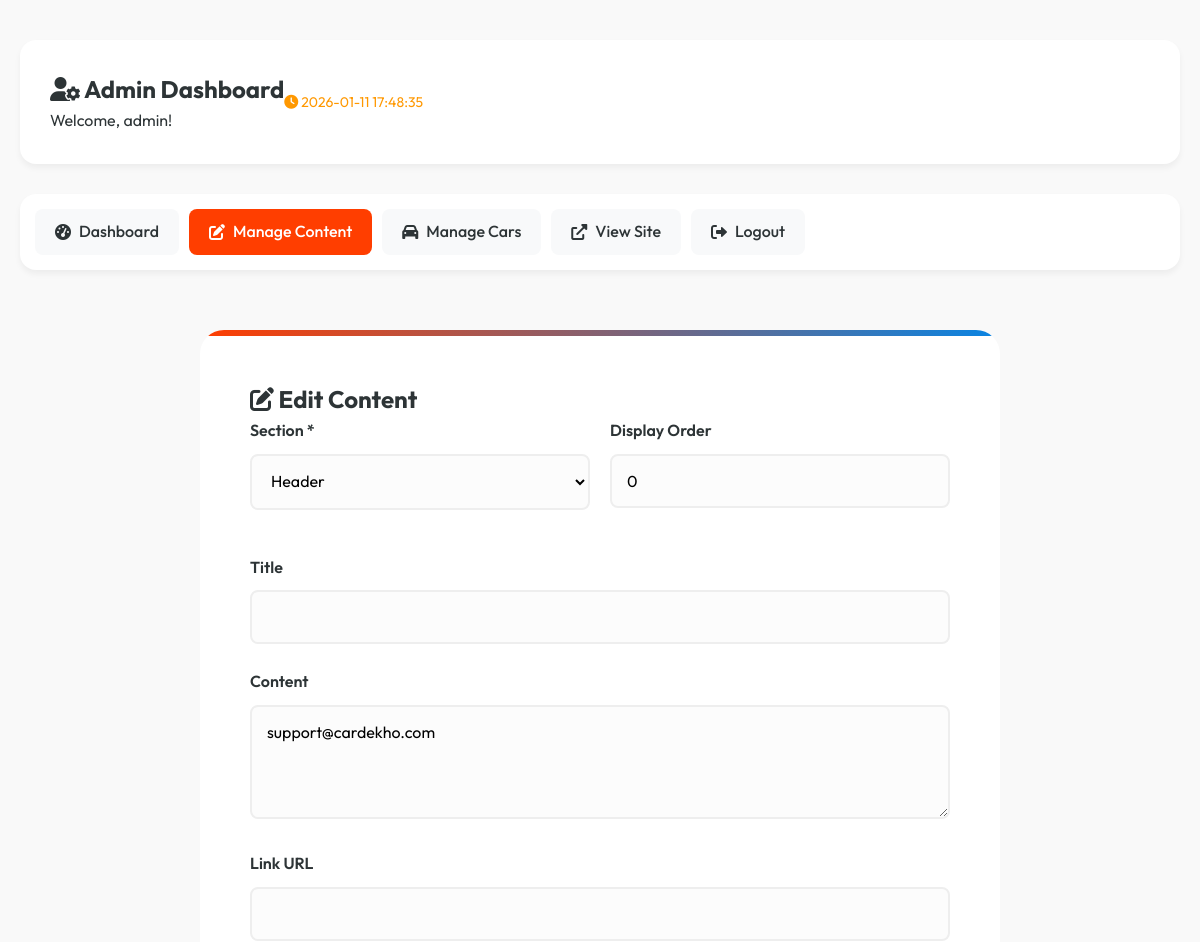
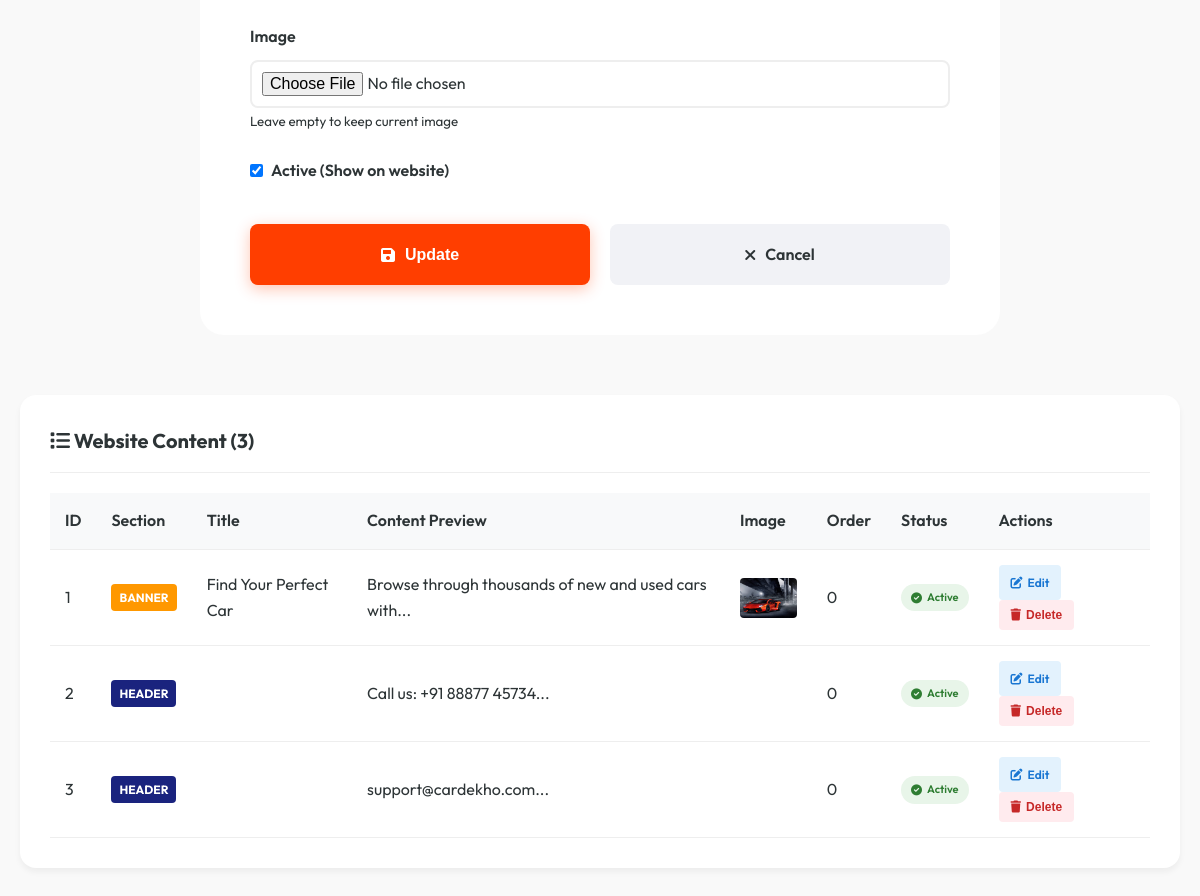
The app's page /admin/manage-content.php?edit=3 (signed in) with its own data (2 pictures, top to bottom).
### tables this page shows
CREATE TABLE `website_content` (
  `id` int NOT NULL AUTO_INCREMENT,
  `section` varchar(50) NOT NULL,
  `title` varchar(200) DEFAULT NULL,
  `content` text,
  `image_url` varchar(300) DEFAULT NULL,
  `link_url` varchar(300) DEFAULT NULL,
  `display_order` int DEFAULT '0',
  `is_active` tinyint(1) DEFAULT '1',
  `created_at` timestamp NULL DEFAULT CURRENT_TIMESTAMP,
  `updated_at` timestamp NULL DEFAULT CURRENT_TIMESTAMP ON UPDATE CURRENT_TIMESTAMP,
  PRIMARY KEY (`id`)
);

### admin/manage-content.php (the view, shortened to what this page needs)
<?php
$database = new Database();
$db = $database->getConnection();
$query = "SELECT * FROM website_content ORDER BY section, display_order";
$stmt = $db->prepare($query);
$stmt->execute();
$contents = $stmt->fetchAll(PDO::FETCH_ASSOC);
$edit_content = null;
if (isset($_GET['edit'])) {
    $query = "SELECT * FROM website_content WHERE id = :id";
    $stmt = $db->prepare($query);
    $stmt->bindParam(':id', $_GET['edit']);
    $stmt->execute();
    $edit_content = $stmt->fetch(PDO::FETCH_ASSOC);
}
$sections = ['header', 'banner', 'footer', 'cta', 'sidebar'];
?>
<!DOCTYPE html>
<html lang="en">
<head>
    <link rel="stylesheet" href="../css/style.css">
    <link rel="stylesheet" href="https://cdnjs.cloudflare.com/ajax/libs/font-awesome/6.0.0/css/all.min.css">
</head>
<body>
    <div class="admin-container">
        <?php include 'admin-header.php'; ?>
        <div class="admin-nav">
            <ul>
                <li><a href="index.php"><i class="fas fa-tachometer-alt"></i> Dashboard</a></li>
                <li><a href="manage-content.php" class="active"><i class="fas fa-edit"></i> Manage Content</a></li>
                <li><a href="manage-cars.php"><i class="fas fa-car"></i> Manage Cars</a></li>
                <li><a href="../index.php" target="_blank"><i class="fas fa-external-link-alt"></i> View Site</a></li>
                <li><a href="logout.php"><i class="fas fa-sign-out-alt"></i> Logout</a></li>
            </ul>
        </div>
        <div class="form-container">
            <h2><i class="fas fa-edit"></i> <?php echo $edit_content ? 'Edit Content' : 'Add New Content'; ?></h2>
            <form method="POST" action="" enctype="multipart/form-data">
                <div style="display: grid; grid-template-columns: repeat(auto-fit, minmax(250px, 1fr)); gap: 20px; margin-bottom: 20px;">
                    <div class="form-group">
                        <label for="section">Section *</label>
                        <select id="section" name="section" required>
                            <?php foreach ($sections as $section): ?>
                                <option value="<?php echo $section; ?>"
                                    <?php echo ($edit_content['section'] ?? '') == $section ? 'selected' : ''; ?>>
                                    <?php echo ucfirst($section); ?>
                                </option>
                            <?php endforeach; ?>
                        </select>
                    </div>
                    <div class="form-group">
                        <label for="display_order">Display Order</label>
                        <input type="number" id="display_order" name="display_order"
                               value="<?php echo htmlspecialchars($edit_content['display_order'] ?? 0); ?>">
                    </div>
                </div>
                <div class="form-group">
                    <label for="title">Title</label>
                    <input type="text" id="title" name="title"
                           value="<?php echo htmlspecialchars($edit_content['title'] ?? ''); ?>">
                </div>
                <div class="form-group">
                    <label for="content">Content</label>
                    <textarea id="content" name="content" rows="4"><?php echo htmlspecialchars($edit_content['content'] ?? ''); ?></textarea>
                </div>
                <div class="form-group">
                    <label for="link_url">Link URL</label>
                    <input type="url" id="link_url" name="link_url"
                           value="<?php echo htmlspecialchars($edit_content['link_url'] ?? ''); ?>">
                </div>
                <div class="form-group">
                    <label for="image">Image</label>
                    <input type="file" id="image" name="image" accept="image/*">
                    <small>Leave empty to keep current image</small>
                </div>
                <div class="form-group">
                    <label>
                        <input type="checkbox" name="is_active" value="1"
                               <?php echo ($edit_content['is_active'] ?? 1) ? 'checked' : ''; ?>>
                        Active (Show on website)
                    </label>
                </div>
                <div class="form-actions">
                    <button type="submit" class="btn-submit">
                        <i class="fas fa-save"></i> <?php echo $edit_content ? 'Update' : 'Add Content'; ?>
                    </button>
                    <?php if ($edit_content): ?>
                        <a href="manage-content.php" class="btn-reset">
                            <i class="fas fa-times"></i> Cancel
                        </a>
                    <?php endif; ?>
                </div>
            </form>
        </div>
        <div class="admin-table">
            <h2><i class="fas fa-list"></i> Website Content (<?php echo count($contents); ?>)</h2>
            <table>
                <thead>
                    <tr>
                        <th>ID</th>
                        <th>Section</th>
                        <th>Title</th>
                        <th>Content Preview</th>
                        <th>Image</th>
                        <th>Order</th>
                        <th>Status</th>
                        <th>Actions</th>
                    </tr>
                </thead>
                <tbody>
                    <?php foreach ($contents as $content): ?>
                        <tr>
                            <td><?php echo $content['id']; ?></td>
                            <td>
                                <span class="section-badge section-<?php echo $content['section']; ?>">
                                    <?php echo $content['section']; ?>
                                </span>
                            </td>
                            <td><?php echo htmlspecialchars(substr($content['title'] ?? '', 0, 30)); ?></td>
                            <td><?php echo htmlspecialchars(substr($content['content'] ?? '', 0, 50)) . '...'; ?></td>
                            <td>
                                <?php if ($content['image_url']): ?>
                                    <img src="../<?php echo $content['image_url']; ?>"
                                         style="width: 60px; height: 40px; object-fit: cover; border-radius: 4px;">
                                <?php endif; ?>
                            </td>
                            <td><?php echo $content['display_order']; ?></td>
                            <td>
                                <?php if ($content['is_active']): ?>
                                    <span class="status active"><i class="fas fa-check-circle"></i> Active</span>
                                <?php else: ?>
                                    <span class="status inactive"><i class="fas fa-times-circle"></i> Inactive</span>
                                <?php endif; ?>
                            </td>
                            <td>
                                <a href="?edit=<?php echo $content['id']; ?>" class="btn-edit">
                                    <i class="fas fa-edit"></i> Edit
                                </a>
                                <form method="POST" style="display: inline;" onsubmit="return confirm('Delete this content?');">
                                    <button type="submit" class="btn-delete">
                                        <i class="fas fa-trash"></i> Delete
                                    </button>
                                </form>
                            </td>
                        </tr>
                    <?php endforeach; ?>
                </tbody>
            </table>
        </div>
    </div>
</body>
</html>

### css/style.css (style rules this page uses)
:root { --primary-color: #ff3e00; --secondary-color: #2d3436; --accent-color: #0984e3; --text-color: #2d3436; --text-light: #636e72; --bg-color: #f9f9f9; --white: #ffffff; --glass-bg: rgba(255, 255, 255, 0.95); --glass-border: 1px solid rgba(255, 255, 255, 0.2); --shadow-sm: 0 4px 6px rgba(0, 0, 0, 0.05); --shadow-md: 0 10px 20px rgba(0, 0, 0, 0.08); --shadow-lg: 0 20px 40px rgba(0, 0, 0, 0.12); --radius-sm: 8px; --radius-md: 16px; --radius-lg: 24px; --container-width: 1200px; --transition: all 0.3s cubic-bezier(0.4, 0, 0.2, 1); }
* { margin: 0; padding: 0; box-sizing: border-box; }
body { font-family: 'Outfit', sans-serif; background-color: var(--bg-color); color: var(--text-color); line-height: 1.6; overflow-x: hidden; }
a { text-decoration: none; color: inherit; transition: var(--transition); }
ul { list-style: none; }
img { max-width: 100%; display: block; }
.form-container { max-width: 800px; margin: 60px auto; background: var(--white); padding: 50px; border-radius: var(--radius-lg); box-shadow: var(--shadow-xl); position: relative; overflow: hidden; }
.form-container::before { content: ''; position: absolute; top: 0; left: 0; width: 100%; height: 6px; background: linear-gradient(90deg, var(--primary-color), var(--accent-color)); }
.form-group { margin-bottom: 25px; }
.form-group label { display: block; margin-bottom: 10px; font-weight: 600; color: var(--secondary-color); display: flex; align-items: center; gap: 8px; }
.form-group input[type="text"], .form-group input[type="tel"], .form-group input[type="email"], .form-group input[type="number"], .form-group input[type="url"], .form-group input[type="password"], .form-group input[type="file"], .form-group textarea, .form-group select { width: 100%; padding: 15px; border: 2px solid #eee; border-radius: var(--radius-sm); font-size: 16px; font-family: inherit; transition: var(--transition); background: #fcfcfc; }
.form-group input[type="file"] { padding: 10px; background: white; }
.form-actions { display: flex; gap: 20px; margin-top: 40px; }
.btn-submit, .btn-reset { flex: 1; padding: 18px; border: none; border-radius: var(--radius-sm); font-size: 16px; font-weight: 600; cursor: pointer; transition: var(--transition); display: flex; align-items: center; justify-content: center; gap: 10px; }
.btn-submit { background: var(--primary-color); color: var(--white); box-shadow: 0 4px 15px rgba(255, 62, 0, 0.3); }
.btn-reset { background: #f1f2f6; color: var(--secondary-color); }
.admin-container { max-width: 1200px; margin: 40px auto; padding: 0 20px; }
.admin-nav { background: white; padding: 15px; border-radius: var(--radius-md); margin-bottom: 30px; box-shadow: var(--shadow-sm); }
.admin-nav ul { display: flex; gap: 10px; flex-wrap: wrap; }
.admin-nav a { display: flex; align-items: center; gap: 8px; padding: 10px 20px; border-radius: var(--radius-sm); background: #f8f9fa; color: var(--secondary-color); font-weight: 500; }
.admin-nav a:hover, .admin-nav a.active { background: var(--primary-color); color: var(--white); }
.admin-table { background: white; padding: 30px; border-radius: var(--radius-md); box-shadow: var(--shadow-sm); overflow-x: auto; }
.admin-table h2 { font-size: 20px; margin-bottom: 20px; padding-bottom: 15px; border-bottom: 1px solid #eee; }
table { width: 100%; border-collapse: collapse; }
th, td { padding: 15px; text-align: left; border-bottom: 1px solid #eee; }
th { font-weight: 600; color: var(--secondary-color); background: #f8f9fa; }
.btn-edit, .btn-delete { padding: 8px 12px; border: none; border-radius: 4px; cursor: pointer; font-size: 12px; font-weight: 600; margin-right: 5px; display: inline-flex; align-items: center; gap: 5px; }
.btn-edit { background: #e3f2fd; color: #1976d2; }
.btn-delete { background: #ffebee; color: #c62828; }
.status { padding: 5px 10px; border-radius: 20px; font-size: 11px; font-weight: 600; display: inline-flex; align-items: center; gap: 5px; }
.status.active { background: #e8f5e9; color: #2e7d32; }

### admin/manage-content.php (style rules this page uses)
.section-badge { display: inline-block; padding: 4px 8px; border-radius: 4px; font-size: 12px; font-weight: bold; text-transform: uppercase; }
.section-header { background: #1a237e; color: white; }
.section-banner { background: #ff9800; color: white; }

### records on screen
website_content: section "Header", display_order "0", content "support@cardekho.com", is_active "☑", id "3", section "HEADER", shows "Active"
website_content: id "1", section "BANNER", title "Find Your Perfect Car", content "Browse through thousands of new and used cars with", image_url (picture), display_order "0", is_active 1 (drawn)
website_content: id "2", section "HEADER", content "Call us: +91 88877 45734", display_order "0", is_active 1 (drawn)

### other values on screen
$_SESSION['admin_username'] "admin"
count($contents) "3"
